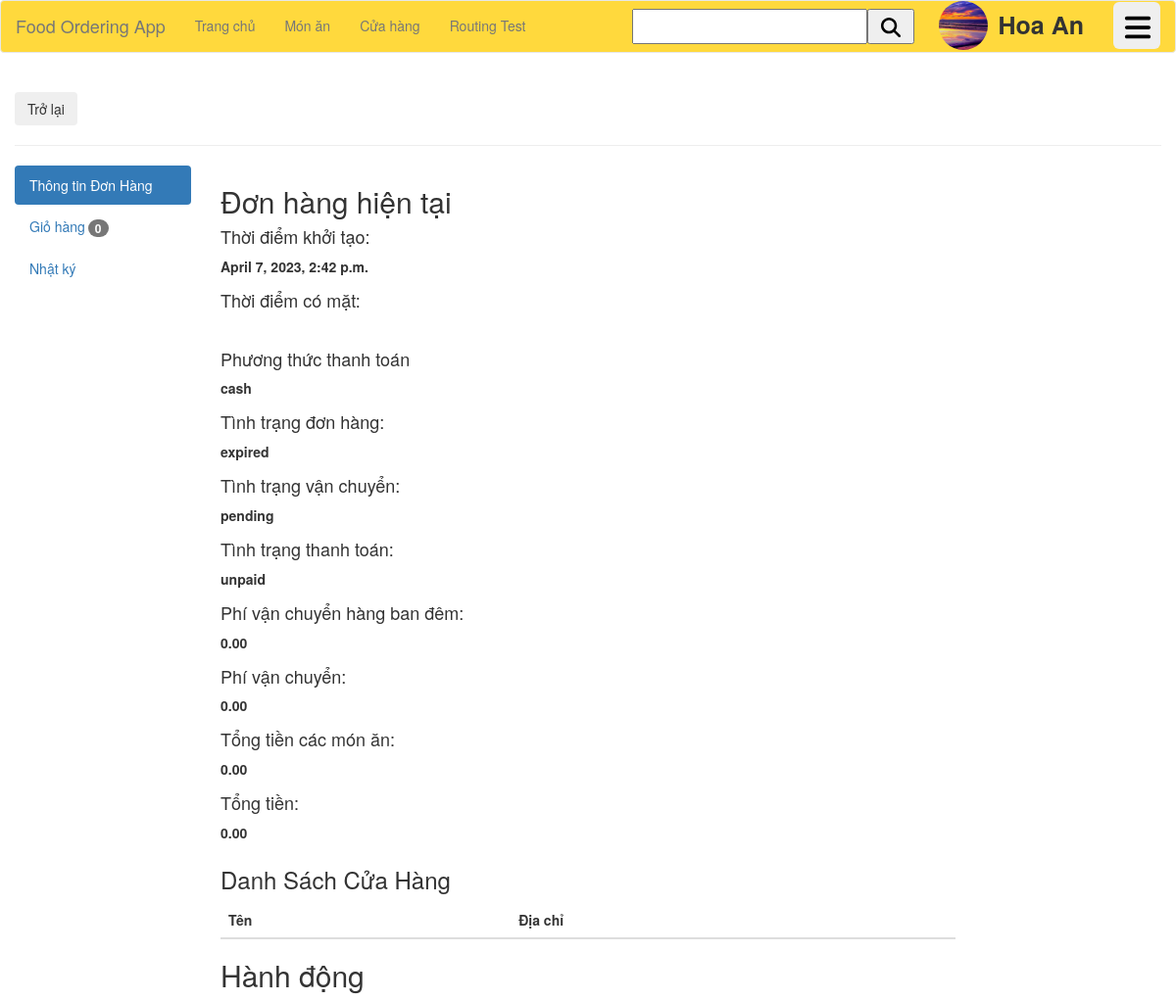
Screenshot of /profile/orders/4 (signed in) with the database file from the repository.
### profiles/models.py (models this page shows, shortened)
class Profile(models.Model):
	user = models.OneToOneField(User,on_delete=models.CASCADE,related_name="profile")
	first_name = models.CharField(max_length = 256,blank = True)
	last_name = models.CharField(max_length = 256,blank = True)
	gender = models.ForeignKey(Gender,on_delete=models.SET_NULL,blank=True,null=True)
	birthdate = models.DateField(blank=True,null=True)
	citizen_identity_card = models.DecimalField(max_digits=12,decimal_places=0,null=True,blank=True)
	email = models.EmailField(unique=True)
	phone_number = PhoneNumberField(region = "VI",unique=True)
	avatar = models.ImageField(default='avatars/avatar.png', upload_to='avatars/')
	location = models.ForeignKey(Location,on_delete=models.SET_NULL,null=True)
	status = models.ForeignKey(User_Status,on_delete=models.DO_NOTHING,blank=True,null=True)
	current_order = models.ForeignKey(Order,on_delete=models.SET_NULL,blank=True,null=True)
	moderated = models.DateTimeField(blank=True, null=True)
	updated = models.DateTimeField(auto_now=True)
	created = models.DateTimeField(auto_now_add=True)
	class Meta:
		db_table = "Profiles"
		verbose_name = "Profile"
	@property
	def remain_cancellations(self):
		current_year = datetime.datetime.now().year
		current_month = datetime.datetime.now().month
		return max(0, MAX_MONTHLY_CANCELLATIONS - len(
			self.user.customer_orders.filter(created__year=current_year, created__month=current_month,
							   order_status__code="cancelled")))
	@property
	def is_store_owner(self):
		return Group.objects.get(name="StoreOwners") in self.user.groups.all()
	@property
	def is_deliverer(self):
		return Group.objects.get(name="Deliverers") in self.user.groups.all()
	@property
	def is_moderator(self):
		return Group.objects.get(name="Moderators") in self.user.groups.all()

### orders/models.py (models this page shows, shortened)
class Order(models.Model):
    customer = models.ForeignKey(User,on_delete=models.CASCADE,related_name='customer_orders')
    payment_method = models.ForeignKey(Payment_Method, on_delete=models.DO_NOTHING, blank=True, null=True)
    destination = models.ForeignKey(Location,on_delete=models.SET_NULL,null=True)
    total = MoneyField(max_digits=256,decimal_places=2,default_currency='VND',default=0)
    product_total = MoneyField(max_digits=256,decimal_places=2,default_currency='VND',default=0)
    delivery_fee = MoneyField(max_digits=256,decimal_places=2,default_currency='VND',default=0)
    nighttime_fee = MoneyField(max_digits=256,decimal_places=2,default_currency='VND',default=0)
    delivery_status = models.ForeignKey(Delivery_Status,on_delete=models.DO_NOTHING,blank=True,null=True)
    payment_status = models.ForeignKey(Payment_Status,on_delete=models.DO_NOTHING,blank=True,null=True)
    order_status = models.ForeignKey(Order_Status,on_delete=models.DO_NOTHING,blank=True,null=True)
    image = models.ImageField(default="orders/order.png",upload_to="orders")
    moderated = models.DateTimeField(blank=True, null=True)
    updated = models.DateTimeField(auto_now=True)
    created = models.DateTimeField(auto_now_add=True)
    class Meta:
        db_table = "Order"
        verbose_name = "Order"
    @property
    def total_quantity(self):
        quantity = 0
        for order_product in self.order_products.all():
            quantity += order_product.quantity
        return quantity
    @property
    def store_list(self):
        order_products = self.order_products.all()
        store_list = []
        for i in order_products:
            if i.status.code != "cancelled" and not i.product.store in store_list:
                store_list.append(i.product.store)
        return store_list

class Payment_Method(models.Model):
    code = models.CharField(max_length=20)

class Order_Status(models.Model):
    code = models.CharField(max_length=20)
    class Meta:
        db_table = "Order_Status"
        verbose_name = "Order_Status"

class Delivery_Status(models.Model):
    code = models.CharField(max_length=20)
    class Meta:
        db_table = "Delivery_Status"
        verbose_name = "Delivery_Status"

class Payment_Status(models.Model):
    code = models.CharField(max_length=20)
    class Meta:
        db_table = "Payment_Status"
        verbose_name = "Payment_Status"

### profiles/views.py (the view)
# urls.py: path('profile/orders/<int:page_id>',OrderView),
def OrderView(request,page_id):
    ctx = {}
    current_order = Order.objects.filter(customer = request.user).order_by('-updated')[page_id - 1]
    ctx["remain_cancellations"] = request.user.profile.remain_cancellations
    ctx["current_order"] = current_order
    ctx["payment_methods"] = Payment_Method.objects.all()
    if current_order and current_order.order_status.code != "pending" and current_order.order_status.code != "expired":
        route = current_order.delivery.points.all().order_by('priority')
        ctx["route"] = {}
        ctx["route"]["start"] = route[0]
        ctx["route"]["destination"] = route[len(route) - 1]
        ctx["route"]["stores"] = route[1:len(route) - 1]
    if request.method == "POST":
        match request.POST.get('form_tag'):
            case "review_product":
                product = Product.objects.get(id=request.POST.get("product_id"))
                product.make_review(request)
    return render(request, "Site/OrderView.html", ctx)

### templates/Site/OrderView.html (shortened to what this page needs)
{% extends 'Site/index.html' %}
{% block content %}
    <div class = "container-fluid">
        {% if user.is_authenticated %}
            {% if current_order %}
            <br>
            <button onclick = "window.location.replace('/profile')" class = "btn">Trở lại</button>
            <hr>
            <ul class="col-md-2 nav nav-pills nav-stacked">
                <li class="active"><a data-toggle = "tab" href="#profile">Thông tin Đơn Hàng</a></li>
                <li><a data-toggle = "tab" href="#order_product_tab">Giỏ hàng<span class="badge">{{current_order.total_quantity}}</span></a></li>
                <li><a data-toggle = "tab" href="#order_log">Nhật ký</a></li>
            </ul>
            <div class = "col-md-8 tab-content">
                <div class = "tab-pane fade in active" id = "profile">
                    <form method = "POST">
                        <div>
                            <h2>Đơn hàng hiện tại</h2>
                        </div>
                        <div>
                            <h4>Thời điểm khởi tạo:</h4>
                            <label>{{current_order.created}}</label>
                        </div>
                        <div>
                            <h4>Thời điểm có mặt:</h4>
                        </div>
                        <div>
                            <h4>Phương thức thanh toán</h4>
                            <label>{{current_order.payment_method.code}}</label>
                        </div>
                        <div>
                            <h4>Tình trạng đơn hàng:</h4>
                            <label id = "order_status">{{current_order.order_status.code}}</label>
                        </div>
                        <div>
                            <h4>Tình trạng vận chuyển:</h4>
                            <label id = "delivery_status">{{current_order.delivery_status.code}}</label>
                        </div>
                        <div>
                            <h4>Tình trạng thanh toán:</h4>
                            <label id = "payment_status">{{current_order.payment_status.code}}</label>
                        </div>
                        <div>
                            <h4>Phí vận chuyển hàng ban đêm:</h4>
                            <label id = "nighttime_fee">{{current_order.nighttime_fee}}</label>
                        </div>
                        <div>
                            <h4>Phí vận chuyển{% if current_order.order_status.code == "pending" %}(Ước tính){% endif %}:</h4>
                            <label id = "delivery_fee">{{current_order.delivery_fee}}</label>
                        </div>
                        <div>
                            <h4>Tổng tiền các món ăn:</h4>
                            <label id = "product_total">{{current_order.product_total}}</label>
                        </div>
                        <div>
                            <h4>Tổng tiền:</h4>
                            <label id = "total">{{current_order.total}}</label>
                        </div>
                    </form>
                    <h3>Danh Sách Cửa Hàng</h3>
                    <table class = "table table-hover" style = "width = auto;" id = "store_table">
                        <thead>
                            <tr>
                                <th>Tên</th>
                                <th>Địa chỉ</th>
                            </tr>
                        </thead>
                    </table>
                    {% if current_order.order_status.code == "pending"  %}
                            {% load static %}
                    {% elif current_order.order_status.code != "pending" and current_order.order_status.code != "expired" %}
                            {% load static %}
                    {% endif %}
                </div>
                <h2>Hành động</h2>
            </div>
            {% endif %}
        {% else %}
          <meta http-equiv="refresh" content="1; url='/login'" />
          <div>
              <h3>Bạn chưa đăng nhập, nên bạn sẽ được chuyển hướng sang trang Đăng Nhập</h3>
          </div>
        {% endif %}
    </div>
{% endblock %}

### templates/Site/index.html (shortened to what this page needs)
<!DOCTYPE html>
<html lang="en">
<head>
    <link rel="stylesheet" href="https://maxcdn.bootstrapcdn.com/bootstrap/3.4.1/css/bootstrap.min.css">
    {% load static %}
    <link rel="stylesheet" href="{% static 'css/style.css' %}">
    <link rel="stylesheet" href="https://unpkg.com/leaflet@1.9.3/dist/leaflet.css" />
    <link href="https://cdnjs.cloudflare.com/ajax/libs/bootstrap-star-rating/4.1.2/css/star-rating.min.css" media="all" rel="stylesheet" type="text/css" />
    <link href="https://cdnjs.cloudflare.com/ajax/libs/bootstrap-star-rating/4.1.2/themes/krajee-svg/theme.css" media="all" rel="stylesheet" type="text/css" />
    {% load static %}
</head>
<body data-spy="scroll" data-target=".navbar" data-offset="50">
    <nav class="navbar navbar-default" style = "margin:0px;">
      <div class="container-fluid">
        <div class="navbar-header">
          <a class="navbar-brand" href="/">Food Ordering App</a>
        </div>
        <ul class="nav navbar-nav">
            <li><a href="/">Trang chủ</a></li>
            <li><a href="/product-list/1">Món ăn</a></li>
            <li><a href="/store-list/1">Cửa hàng</a></li>
            <li><a href="/routing-test">Routing Test</a></li>
        </ul>
          {% if not user.is_authenticated %}
          <a href="/login">
              <button class = "btn btn-custom navbar-btn">Log In</button>
          </a>
          {% elif user.is_authenticated %}
          <div class="dropleft user-nav" style = "margin-left: 30px; margin-top:1px; position:relative;">
              {% load static %}
              <button class="btn btn-lg" type="button" data-toggle="dropdown" style = "height:48px; width:48px;">
                  <img src="{% static 'bars-solid.svg' %}" style="margin-left:-7px;height:30px; width:30px;">
              </button>
          </div>
          <label class = "user-nav name navbar-btn" style = "margin-left:10px; margin-top:7px; position:relative; font-size:25px">{{user.profile.first_name}}</label>
          <img src="{{ user.profile.avatar.url }}" class = "avatar user-nav">
          {% endif %}
          <div class = "user-nav navbar-btn" style = "display: flex; justify-content: flex-start;">
              <input id = "search_bar" type = "text" style = "height:36px; width:240px;" maxlength="128">
              <button id = "search_button" style = "height:36px; width:48px; margin-right:25px; ">
                <img src="{% static 'magnifying-glass-solid.svg' %}" style="height:20px; width:20px;">
              </button>
          </div>
      </div>
    </nav>
    {% if user.is_authenticated %}
        {% if user.profile.is_deliverer %}
            {% if not user.deliverer_profile.is_active %}
            {% load static %}
            {% endif %}
            {% load static %}
        {% endif %}
    {% endif %}
    <br>
    {% block content %}{% endblock %}
</body>
</html>

### static/css/style.css (style rules this page uses)
html { font-family: Helvetica,Arial }
.navbar-default { background-color: #FFD93D; }
.user-nav { float:right; }
.avatar { width: 50px; height: 50px; border-radius: 50%; }

### rows the page displays
Order: total_quantity "0", created "April 7, 2023, 2:42 p.m.", payment_method.code "cash", order_status.code "expired", delivery_status.code "pending", payment_status.code "unpaid", nighttime_fee "0.00", delivery_fee "0.00", product_total "0.00", total "0.00"

### other values shown
{{ user.profile.first_name }} "Hoa An"
